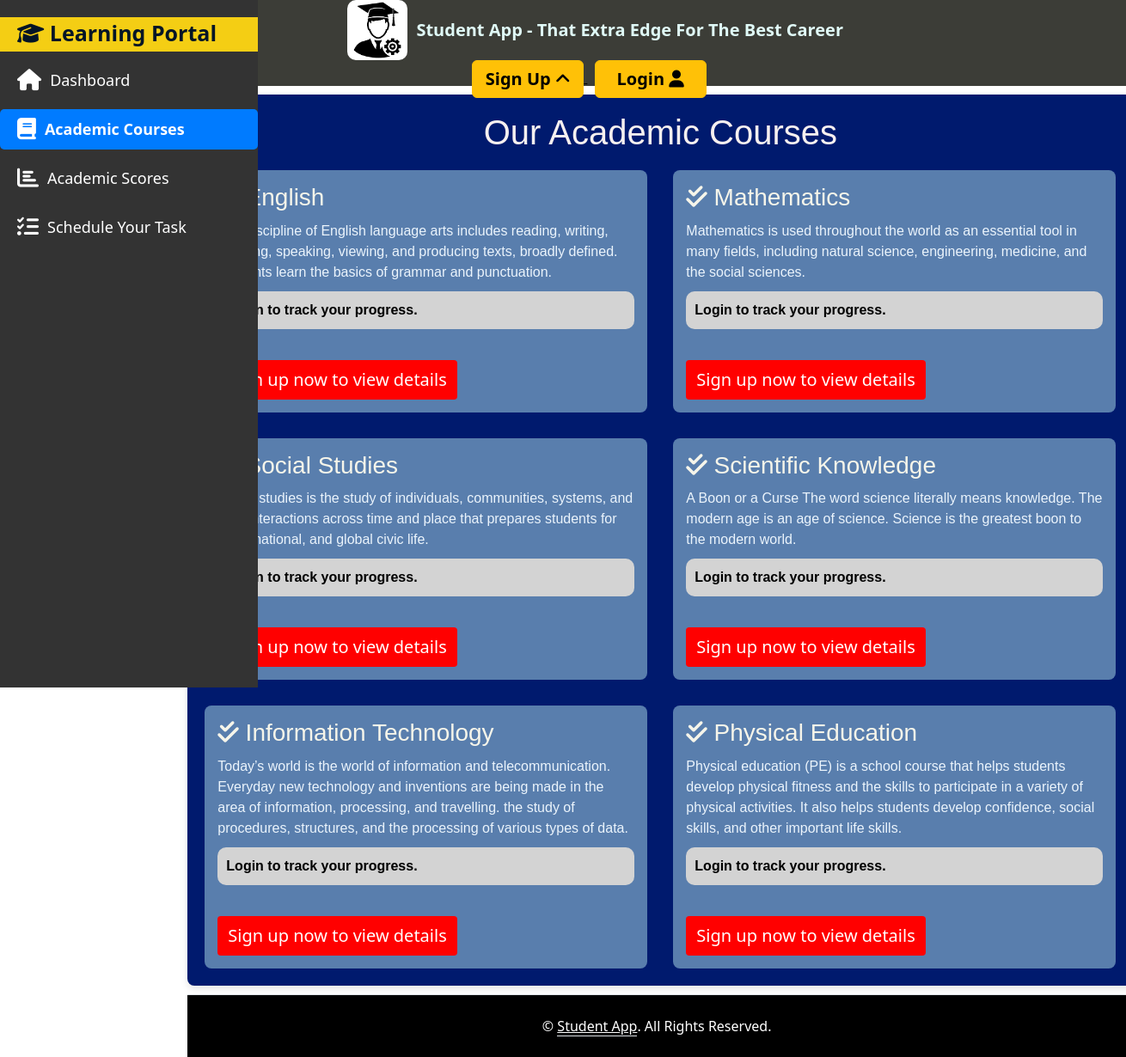
The page /student/courses_list/ on the database its author committed.
### student/models.py (models this page shows, shortened)
class Course(models.Model):
    name = models.CharField(max_length=200, default='Name of the Course')
    description = models.TextField()

### student/views.py (the view)
# urls.py: path('courses_list/', views.courses_view, name='courses_list'),
def courses_view(request):
    profile = None
    if request.user.is_authenticated:
        profile = Profile.objects.filter(user=request.user).first()
    progress_list = []
    courses = Course.objects.all()  # Fetch all courses
    if request.user.is_authenticated:
        student = request.user
        for course in courses:
            progress, created = StudentProgress.objects.get_or_create(student=student, course=course)
            progress_list.append({
                'course': course,
                'completion_percentage': round(progress.course_completion_percentage, 2),
            })
    else:
        progress_list = [{'course': course, 'completion_percentage': None} for course in courses]
    context = {'progress_list': progress_list, 'profile':profile}
    return render(request, 'student_app/courses.html', context)

### student/Templates/student_app/courses.html (shortened to what this page needs)
{% extends 'student_app/base.html' %}
{% load static %}
{% block content %}
    <div class="offset-md-2">
        <div class="container">
            <h1 class="heading">Our Academic Courses</h1>
            <div class="course-grid">
                {% for progress in progress_list %}
                    <div class="course-item">
                        <h3 class="course-name"><i class="fa-solid fa-check-double"></i> {{ progress.course.name }}</h3>
                        <p class="course-description">{{ progress.course.description }}</p>
                        {% if user.is_authenticated %}
                            <p class="course-completion">
                                <strong><i class="fas fa-trophy"></i> Completion:</strong>
                                {{ progress.completion_percentage }}%
                            </p>
                        {% else %}
                            <p class="course-completion" style="background-color: lightgray; color: black;">
                                Login to track your progress.
                            </p>
                        {% endif %}
                        {% if user.is_authenticated %}
                            <a class="course-link" href="{% url 'course_detail' progress.course.id %}">View Details</a>
                        {% else %}
                            <a class="course-link" href="{% url 'users:register' %}" style="background-color: red;">
                                Sign up now to view details
                            </a>
                        {% endif %}
                    </div>
                {% endfor %}
            </div>
        </div>
    </div>
{% endblock %}

### student/Templates/student_app/courses.html (style rules this page uses)
.container { max-width: 1200px; margin: 10px auto; background: #001A6E; padding: 20px; border-radius: 8px; box-shadow: 0 4px 8px rgba(0, 0, 0, 0.1); width: 1100px; }
.heading { text-align: center; color: #f7f0f0; margin-bottom: 20px; font-family: Arial, sans-serif; }
.course-grid { display: grid; grid-template-columns: repeat(2, 1fr); gap: 30px; }
.course-item { padding: 15px; background: #597ead; border-radius: 8px; text-align: left; }
.course-name { margin: 0 0 10px; color: #f6f5ea; font-family: Arial, sans-serif; }
.course-description { margin: 5px 0; color: #ebf4fc; font-family: Arial, sans-serif; }
.course-completion { font-weight: bold; color: #141f50; margin-top: 10px; font-family: Arial, sans-serif; border-radius: 10px; padding: 10px; background-color: yellow; }
.course-link { display: inline-block; margin-top: 20px; padding: 8px 12px; background-color: #241615; color: #ffffff; text-decoration: none; border-radius: 4px; font-size: 20px; }

### rows shown on the page
Course: course.name "English", course.description "The discipline of English language arts includes reading, writing, listening, speaking, viewing, and producing texts, broadly defined. Students learn the basics of grammar and punctuation."
Course: course.name "Mathematics", course.description "Mathematics is used throughout the world as an essential tool in many fields, including natural science, engineering, medicine, and the social sciences."
Course: course.name "Social Studies", course.description "Social studies is the study of individuals, communities, systems, and their interactions across time and place that prepares students for local, national, and global civic life."
Course: course.name "Scientific Knowledge", course.description "A Boon or a Curse The word science literally means knowledge. The modern age is an age of science. Science is the greatest boon to the modern world."
Course: course.name "Information Technology", course.description "Today’s world is the world of information and telecommunication. Everyday new technology and inventions are being made in the area of information, processing, and travelling. the study of procedures, structures, and the processing of various types of data."
Course: course.name "Physical Education", course.description "Physical education (PE) is a school course that helps students develop physical fitness and the skills to participate in a variety of physical activities. It also helps students develop confidence, social skills, and other important life skills."
